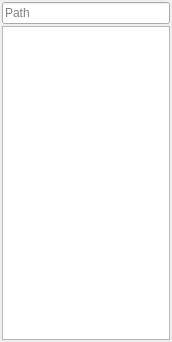
<?xml version="1.0" encoding="UTF-8"?>
<ui version="4.0">
 <class>DirectorySelector</class>
 <widget class="QWidget" name="DirectorySelector">
  <property name="geometry">
   <rect>
    <x>0</x>
    <y>0</y>
    <width>172</width>
    <height>342</height>
   </rect>
  </property>
  <property name="windowTitle">
   <string>Form</string>
  </property>
  <layout class="QVBoxLayout" name="verticalLayout">
   <property name="spacing">
    <number>2</number>
   </property>
   <property name="margin">
    <number>2</number>
   </property>
   <item>
    <widget class="QLineEdit" name="location">
     <property name="placeholderText">
      <string>Path</string>
     </property>
    </widget>
   </item>
   <item>
    <widget class="QTreeView" name="directories">
     <property name="contextMenuPolicy">
      <enum>Qt::CustomContextMenu</enum>
     </property>
     <property name="iconSize">
      <size>
       <width>22</width>
       <height>22</height>
      </size>
     </property>
     <property name="animated">
      <bool>true</bool>
     </property>
     <attribute name="headerVisible">
      <bool>false</bool>
     </attribute>
     <attribute name="headerMinimumSectionSize">
      <number>21</number>
     </attribute>
    </widget>
   </item>
  </layout>
 </widget>
 <resources/>
 <connections>
  <connection>
   <sender>directories</sender>
   <signal>clicked(QModelIndex)</signal>
   <receiver>DirectorySelector</receiver>
   <slot>changePath(QModelIndex)</slot>
   <hints>
    <hint type="sourcelabel">
     <x>134</x>
     <y>251</y>
    </hint>
    <hint type="destinationlabel">
     <x>134</x>
     <y>239</y>
    </hint>
   </hints>
  </connection>
  <connection>
   <sender>directories</sender>
   <signal>customContextMenuRequested(QPoint)</signal>
   <receiver>DirectorySelector</receiver>
   <slot>showTreeContextMenu(QPoint)</slot>
   <hints>
    <hint type="sourcelabel">
     <x>134</x>
     <y>251</y>
    </hint>
    <hint type="destinationlabel">
     <x>134</x>
     <y>239</y>
    </hint>
   </hints>
  </connection>
  <connection>
   <sender>location</sender>
   <signal>returnPressed()</signal>
   <receiver>DirectorySelector</receiver>
   <slot>changeToTypedPath()</slot>
   <hints>
    <hint type="sourcelabel">
     <x>119</x>
     <y>14</y>
    </hint>
    <hint type="destinationlabel">
     <x>134</x>
     <y>239</y>
    </hint>
   </hints>
  </connection>
 </connections>
 <slots>
  <slot>setRootIndex(QModelIndex)</slot>
  <slot>changePath(QModelIndex)</slot>
  <slot>changeToTypedPath()</slot>
  <slot>showTreeContextMenu(QPoint)</slot>
  <slot>goDirectoryUp()</slot>
 </slots>
</ui>
